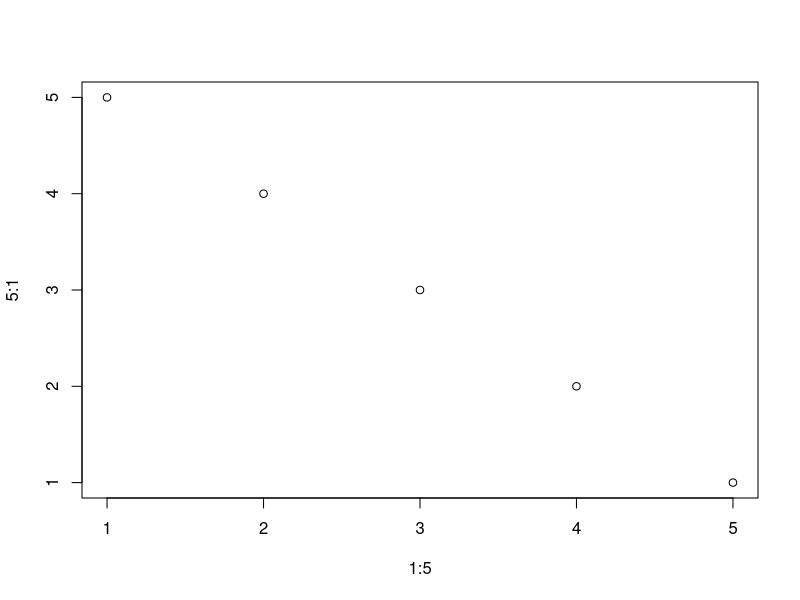

Generate this figure with R:
print("First Line!")

print("Third Line!")
print("Fourth Line!")
print("Fifth Line!")

#best plot ever
plot(1:5, 5:1)

print("Sixth Line!!!")